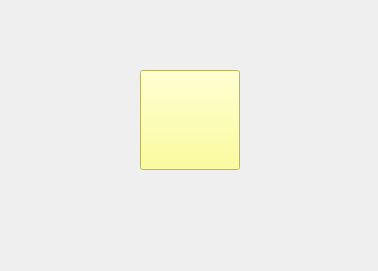
<?xml version="1.0" encoding="UTF-8"?>
<ui version="4.0">
 <class>Form</class>
 <widget class="QWidget" name="Form">
  <property name="geometry">
   <rect>
    <x>0</x>
    <y>0</y>
    <width>378</width>
    <height>271</height>
   </rect>
  </property>
  <property name="windowTitle">
   <string>Form</string>
  </property>
  <widget class="QPushButton" name="btn">
   <property name="geometry">
    <rect>
     <x>140</x>
     <y>70</y>
     <width>100</width>
     <height>100</height>
    </rect>
   </property>
   <property name="font">
    <font>
     <pointsize>17</pointsize>
    </font>
   </property>
   <property name="styleSheet">
    <string notr="true">background-color: rgb(255, 255, 127);</string>
   </property>
   <property name="text">
    <string/>
   </property>
  </widget>
 </widget>
 <resources/>
 <connections/>
</ui>
